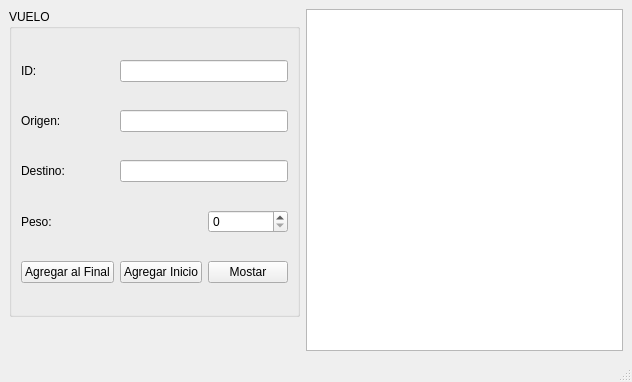
<?xml version="1.0" encoding="UTF-8"?>
<ui version="4.0">
 <class>MainWindow</class>
 <widget class="QMainWindow" name="MainWindow">
  <property name="geometry">
   <rect>
    <x>0</x>
    <y>0</y>
    <width>632</width>
    <height>382</height>
   </rect>
  </property>
  <property name="windowTitle">
   <string>MainWindow</string>
  </property>
  <widget class="QWidget" name="centralwidget">
   <layout class="QFormLayout" name="formLayout">
    <item row="0" column="0">
     <widget class="QGroupBox" name="groupBox_2">
      <property name="title">
       <string>VUELO</string>
      </property>
      <layout class="QGridLayout" name="gridLayout">
       <item row="1" column="0">
        <widget class="QLabel" name="label_7">
         <property name="text">
          <string>Origen:</string>
         </property>
        </widget>
       </item>
       <item row="2" column="1" colspan="2">
        <widget class="QLineEdit" name="DESTINO_lineEdit"/>
       </item>
       <item row="5" column="2">
        <widget class="QPushButton" name="mostar_pushButton">
         <property name="text">
          <string>Mostar</string>
         </property>
        </widget>
       </item>
       <item row="3" column="2">
        <widget class="QSpinBox" name="PESO_spinBox"/>
       </item>
       <item row="5" column="1">
        <widget class="QPushButton" name="agregar_inicio_pushButton">
         <property name="text">
          <string>Agregar Inicio</string>
         </property>
        </widget>
       </item>
       <item row="0" column="0">
        <widget class="QLabel" name="label_6">
         <property name="text">
          <string>ID:</string>
         </property>
        </widget>
       </item>
       <item row="1" column="1" colspan="2">
        <widget class="QLineEdit" name="ORIGEN_lineEdit"/>
       </item>
       <item row="3" column="0" colspan="2">
        <widget class="QLabel" name="label_5">
         <property name="text">
          <string>Peso:</string>
         </property>
        </widget>
       </item>
       <item row="2" column="0">
        <widget class="QLabel" name="label_8">
         <property name="text">
          <string>Destino:</string>
         </property>
        </widget>
       </item>
       <item row="0" column="1" colspan="2">
        <widget class="QLineEdit" name="ID_lineEdit"/>
       </item>
       <item row="5" column="0">
        <widget class="QPushButton" name="agregar_final_pushButton">
         <property name="text">
          <string>Agregar al Final</string>
         </property>
        </widget>
       </item>
      </layout>
     </widget>
    </item>
    <item row="0" column="1">
     <widget class="QPlainTextEdit" name="salida"/>
    </item>
   </layout>
  </widget>
  <widget class="QMenuBar" name="menubar">
   <property name="geometry">
    <rect>
     <x>0</x>
     <y>0</y>
     <width>632</width>
     <height>21</height>
    </rect>
   </property>
  </widget>
  <widget class="QStatusBar" name="statusbar"/>
 </widget>
 <resources/>
 <connections/>
</ui>
